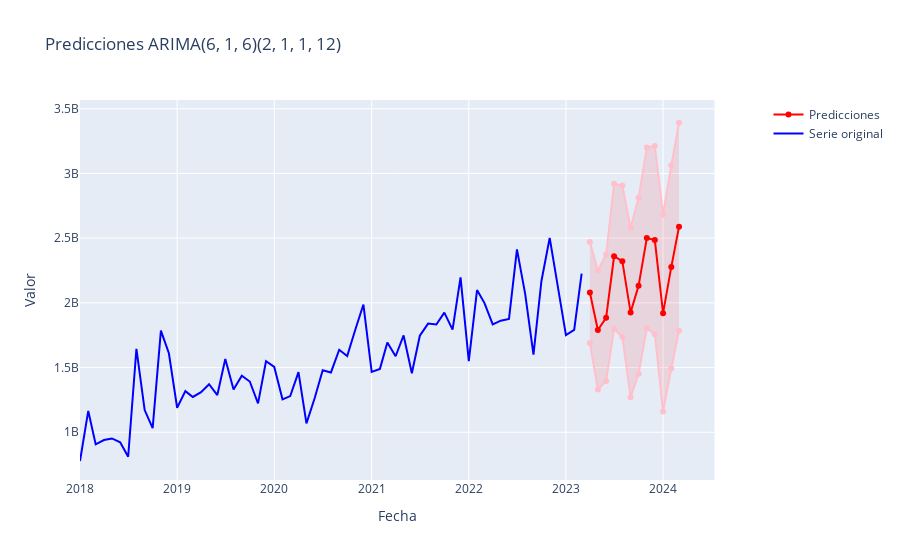

Notebook code for this chart:
### Markdown cell above
#### Proyeccion y graficas finales con los paramestros ajustados

### Code cell
forecast_df, int_conf, order, s_order = pred_ARIMA(bd= ventas_cluster, order= (6,1,6), s_order= (2,1,1,12), n_per= 12, alpha= (0.05))
plot_ARIMA(bd= ventas_cluster, bd_forecast= forecast_df, conf_int= int_conf, order= order, s_order= s_order)
